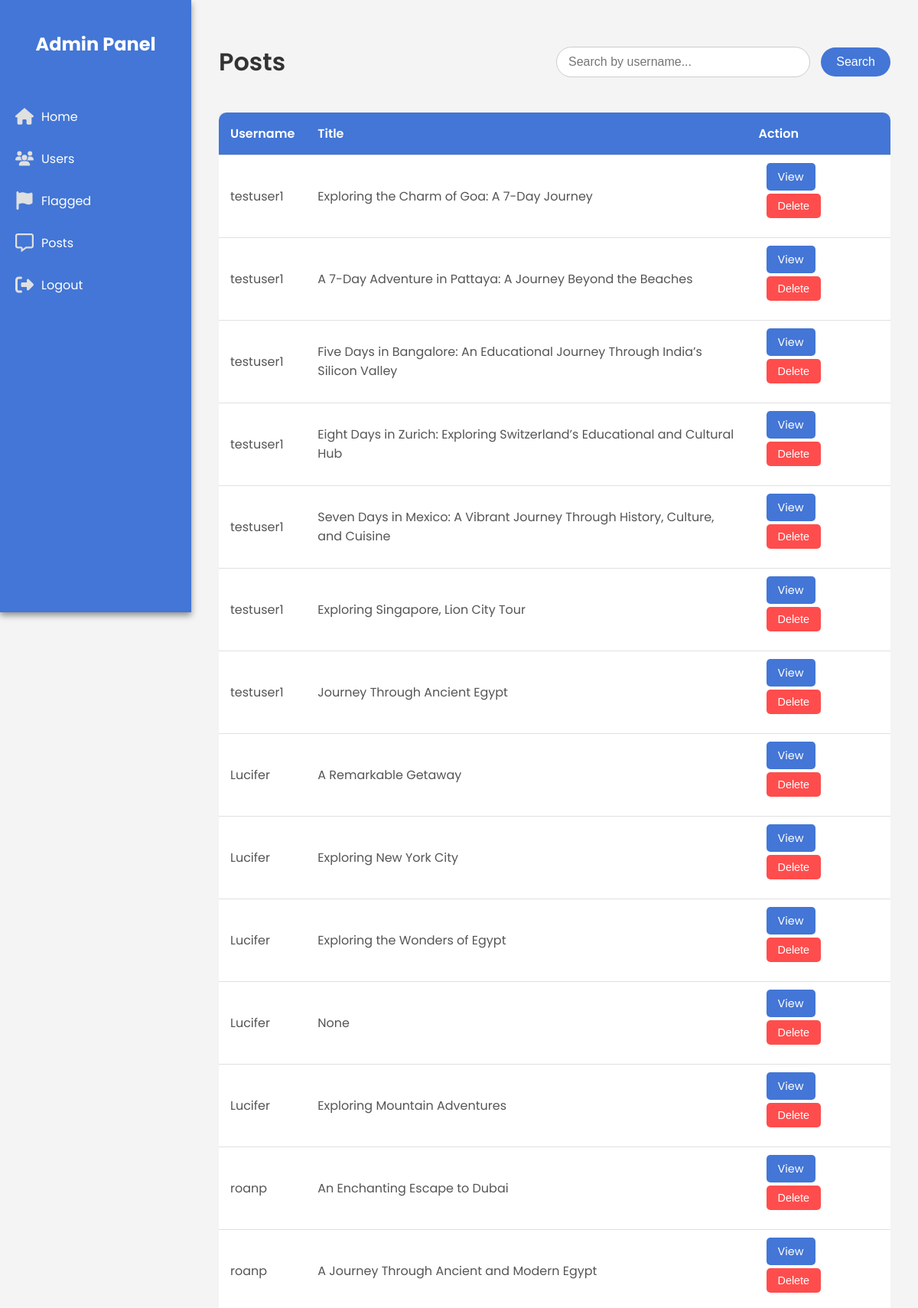
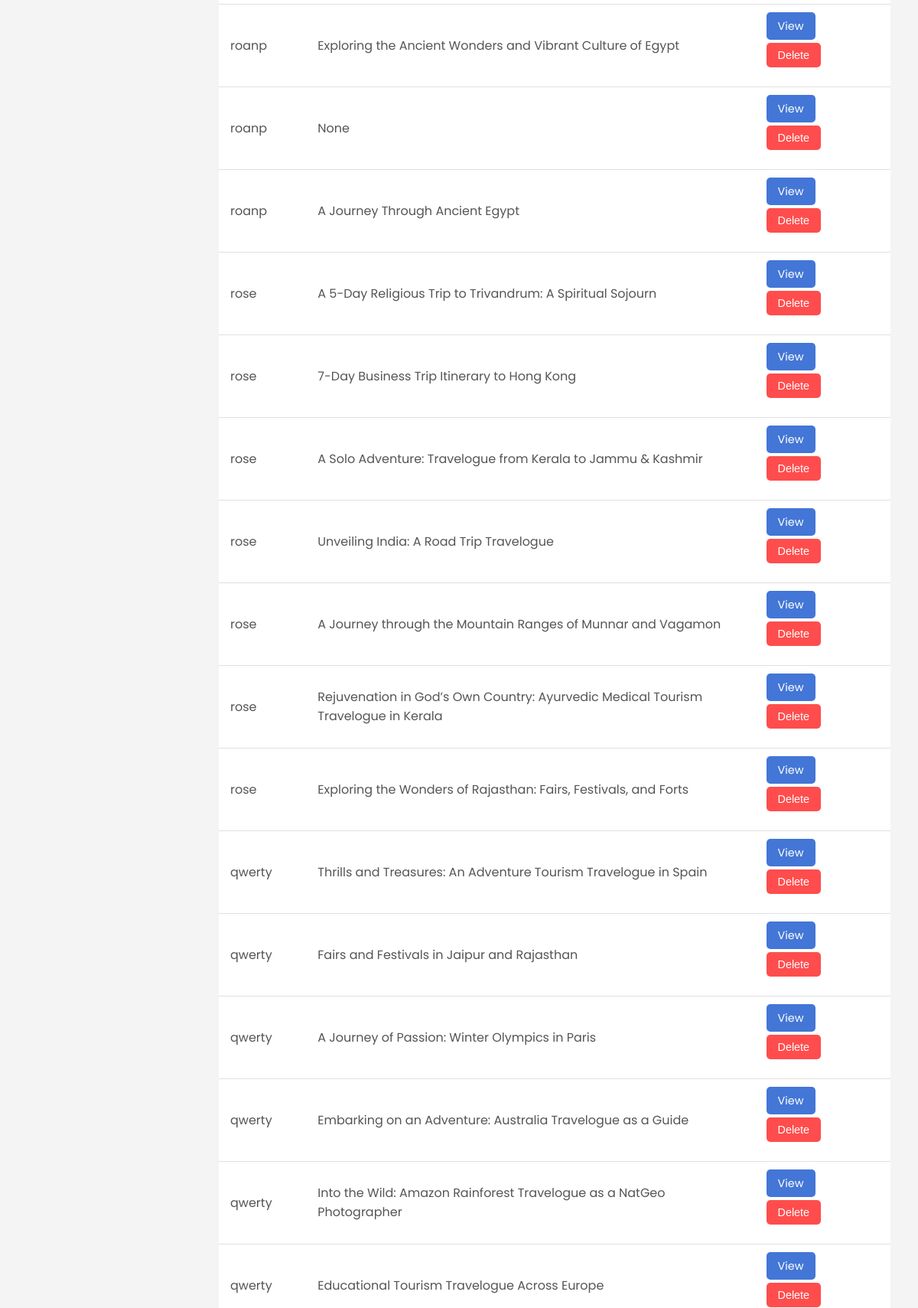
The app's page /posts_admin (upper part) with its own data (2 pictures, top to bottom).
### app/models.py (models this page shows, shortened)
class SearchableMixin(object):
    @classmethod
    def before_commit(cls, session):
        session._changes = {
            'add': list(session.new),
            'update': list(session.dirty),
            'delete': list(session.deleted)
        }

class User(db.Model, UserMixin, SearchableMixin):
    __tablename__ = 'user'
    __searchable__ = ['username', 'email']
    id = db.Column(db.Integer, primary_key=True)
    username = db.Column(db.String(80), unique=True, nullable=False)
    password = db.Column(db.String(80), nullable=False)
    email = db.Column(db.String(120), unique=True, nullable=False)
    phone_number = db.Column(db.Integer, unique=True, nullable=False)
    profile_pic = db.Column(db.String(120), nullable=False, default='profile.jpg')

class Post(db.Model, SearchableMixin):
    __tablename__ = 'post'
    __searchable__ = ['title', 'location', 'category', 'content']
    id = db.Column(db.Integer, primary_key=True)
    title = db.Column(db.String(255), nullable=True)
    location = db.Column(db.String(255), nullable=True)
    category = db.Column(db.String(255), nullable=True)
    duration = db.Column(db.String(255), nullable=True)
    tips = db.Column(db.String(255), nullable=True)
    user_id = db.Column(db.Integer, db.ForeignKey('user.id'), nullable=True)
    status=db.Column(db.String, nullable=False, default='draft')
    content = db.Column(db.String, nullable=False)
    flagged = db.Column(db.Boolean, nullable=False,default=False)
    sexuality = db.Column(db.String(255), nullable=False,default=False)
    violence = db.Column(db.String(255), nullable=False,default=False)
    harassment = db.Column(db.String(255), nullable=False,default=False)
    illicit = db.Column(db.String(255), nullable=False,default=False)
    self_harm = db.Column(db.String(255), nullable=False,default=False)
    hate = db.Column(db.String(255), nullable=False,default=False)

### app/admin_routes.py (the view)
@app.route('/posts_admin')
def posts_admin():
    posts = (
        db.session.query(User, Post)
        .join(Post, User.id == Post.user_id)
        .filter(Post.status != 'flagged')  # Exclude trashed posts
        .all()
    )
    return render_template('adminPages/posts.html', posts=posts)

### app/templates/adminPages/posts.html
{% extends 'adminPages/adminhome.html' %}
{% block head %}
    <link rel="stylesheet" href="{{ url_for('static', filename='css/admin.css') }}">
    <link rel="stylesheet" href="{{ url_for('static', filename='css/posts_admin.css') }}">
{% endblock %}
{% block body %}
    <div class="users-page">
     <div class="page-header">
    <h1 class="page-title">Posts</h1>
    <div class="search-container">
        <form action="/posts_search" method="get">
            <label>
                <input class="form-control" type="text" placeholder="Search by username..." name="username">
                <input type="submit" value="Search">
            </label>
        </form>
    </div>
</div>
        <div class="users-table-container">
            <table class="users-table">
                <thead>
                    <tr>
                        <th>Username</th>
                        <th>Title</th>
                        <th>Action</th>
                    </tr>
                </thead>
                <tbody>
                {% if posts %}
                    {% for user,post in posts %}
                    <tr>
                        <td>{{ user.username }}</td>
                        <td>{{ post.title }}</td>
                        <td>
                            <a href="{{ url_for('view_post', post_id=post.id) }}" class="action-btn">View</a>
                            <form action="{{ url_for('delete_admin', post_id=post.id) }}" method="post" style="display:inline;">
                                <button type="submit" class="action-btn delete-btn">Delete</button>
                            </form>
                        </td>
                    </tr>
                    {% endfor %}
                {% else %}
                     <tr>
                        <td>No results found</td>
                    </tr>
                {% endif %}
                </tbody>
            </table>
        </div>
    </div>
{% endblock %}

### app/static/css/admin.css (style rules this page uses)
body { font-family: 'Poppins', sans-serif; margin: 0; padding: 0; background-color: #f4f4f4; }

### app/static/css/posts_admin.css (style rules this page uses)
.users-page { padding: 20px; }
.page-header { display: flex; justify-content: space-between; align-items: center; margin-bottom: 20px; }
.page-title { font-size: 2rem; color: #333; font-weight: 600; }
.users-table-container { overflow-x: auto; }
.users-table { width: 100%; border-collapse: collapse; background-color: #ffffff; box-shadow: 0 2px 8px rgba(0, 0, 0, 0.1); border-radius: 10px; overflow: hidden; }
.users-table th, .users-table td { padding: 15px; text-align: left; border-bottom: 1px solid #e0e0e0; }
.users-table th { background-color: #4376d6; color: #ffffff; font-weight: 600; }
.users-table td { color: #555; }
.action-btn { padding: 8px 15px; border: none; border-radius: 5px; cursor: pointer; font-size: 0.9rem; color: #ffffff; background-color: #4376d6; transition: background-color 0.3s; margin: 10px; }
.delete-btn { background-color: #ff4d4d; }
.search-container { display: flex; align-items: center; }
.search-container input[type="text"] { width: 300px; padding: 10px 15px; font-size: 1rem; border: 1px solid #ccc; border-radius: 20px; outline: none; transition: border-color 0.3s; }
.search-container input[type="submit"] { padding: 10px 20px; font-size: 1rem; color: #ffffff; background-color: #4376d6; border: none; border-radius: 20px; margin-left: 10px; cursor: pointer; transition: background-color 0.3s; }
.action-btn { text-decoration: none; }

### records on screen
User: username "testuser1", title "Exploring the Charm of Goa: A 7-Day Journey", title "A 7-Day Adventure in Pattaya: A Journey Beyond the Beaches", title "Five Days in Bangalore: An Educational Journey Through India’s Silicon Valley", title "Eight Days in Zurich: Exploring Switzerland’s Educational and Cultural Hub", title "Seven Days in Mexico: A Vibrant Journey Through History, Culture, and Cuisine", title "Exploring Singapore, Lion City Tour", title "Journey Through Ancient Egypt"
User: username "Lucifer", title "A Remarkable Getaway", title "Exploring New York City", title "Exploring the Wonders of Egypt", title "None", title "Exploring Mountain Adventures"
User: username "roanp", title "An Enchanting Escape to Dubai", title "A Journey Through Ancient and Modern Egypt", title "Exploring the Ancient Wonders and Vibrant Culture of Egypt", title "None", title "A Journey Through Ancient Egypt"
User: username "rose", title "A 5-Day Religious Trip to Trivandrum: A Spiritual Sojourn", title "7-Day Business Trip Itinerary to Hong Kong", title "A Solo Adventure: Travelogue from Kerala to Jammu & Kashmir", title "Unveiling India: A Road Trip Travelogue", title "A Journey through the Mountain Ranges of Munnar and Vagamon", title "Rejuvenation in God’s Own Country: Ayurvedic Medical Tourism Travelogue in Kerala", title "Exploring the Wonders of Rajasthan: Fairs, Festivals, and Forts"
User: username "qwerty", title "Thrills and Treasures: An Adventure Tourism Travelogue in Spain", title "Fairs and Festivals in Jaipur and Rajasthan", title "A Journey of Passion: Winter Olympics in Paris", title "Embarking on an Adventure: Australia Travelogue as a Guide", title "Into the Wild: Amazon Rainforest Travelogue as a NatGeo Photographer", title "Educational Tourism Travelogue Across Europe"
